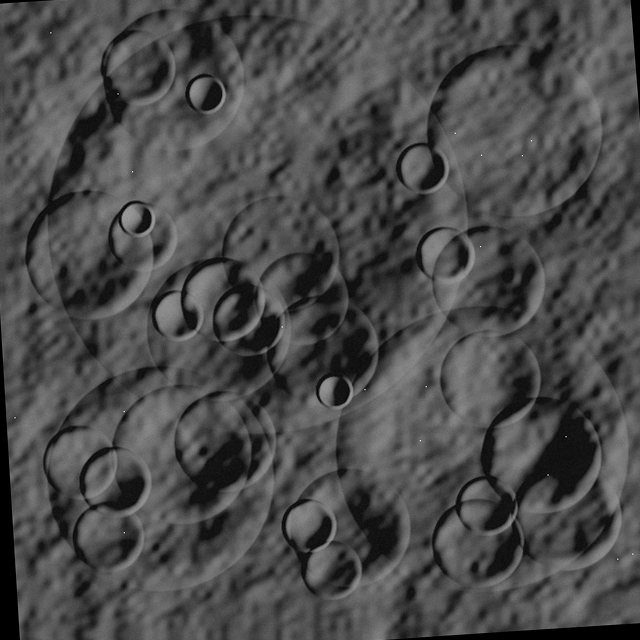
#> input picture assets/registered_moving_image.png, 640 x 640 px
$ python -i preprocessing.py   (imports and definitions only)
#> lines starting #> are read from the running program, lines starting #| are printed output that depends on the picture
#> further down, picture is the input picture: shape (640, 640, 3); min 0, max 251, mean 75
"""
MODULE 2: Preprocessing & Contrast Normalization (OpenCV)
Implements CLAHE (Contrast Limited Adaptive Histogram Equalization) for crater shadow enhancement
and Gaussian/Bilateral denoising for sensor and cosmic ray noise suppression.
"""

from typing import Tuple, Union, Optional
import numpy as np
import cv2
from .io import LunarImageData


def preprocess_lunar_image(
    image_input: Union[LunarImageData, np.ndarray],
    clip_limit: float = 3.0,
    tile_grid_size: Tuple[int, int] = (8, 8),
    gaussian_ksize: int = 3,
    gaussian_sigma: float = 0.8,
    use_bilateral: bool = False,
    percentile_stretch: bool = True
) -> Tuple[np.ndarray, np.ndarray]:
    """
    Applies adaptive contrast normalization and edge-preserving denoising
    optimized for lunar topography, deep crater shadows, and bright rim highlights.

    Parameters:
        image_input: LunarImageData instance or 2D/3D NumPy array (uint8 or float32).
        clip_limit: Threshold for contrast limiting in CLAHE (default: 3.0).
        tile_grid_size: Grid size for local histogram equalization (default: (8, 8)).
        gaussian_ksize: Kernel size for Gaussian blur (must be odd, default: 3).
        gaussian_sigma: Standard deviation for Gaussian kernel (default: 0.8).
        use_bilateral: If True, applies Bilateral Filter instead of Gaussian to preserve sharp crater edges.
        percentile_stretch: If True, performs 1%-99% dynamic range expansion prior to CLAHE.

    Returns:
        (preprocessed_uint8, preprocessed_float32):
            - preprocessed_uint8: uint8 array [0, 255] ready for OpenCV feature detectors.
            - preprocessed_float32: float32 array [0.0, 1.0] for radiometric metrics.
    """
#> called with clip_limit = 3, tile_grid_size = (8, 8), gaussian_ksize = 3, gaussian_sigma = 0.8, use_bilateral = False, percentile_stretch = True
    # Extract 2D single-channel uint8 array
    if isinstance(image_input, LunarImageData):
        gray_u8 = image_input.to_grayscale_uint8()
    elif isinstance(image_input, np.ndarray):
        if image_input.ndim == 3 and image_input.shape[2] in [3, 4]:
            gray_u8 = cv2.cvtColor(image_input[:, :, :3], cv2.COLOR_RGB2GRAY)
        elif image_input.ndim == 2:
            if image_input.dtype == np.uint8:
                gray_u8 = image_input.copy()
            elif np.issubdtype(image_input.dtype, np.floating):
                scaled = np.clip(image_input, 0.0, 1.0) * 255.0
                gray_u8 = scaled.astype(np.uint8)
            else:
                norm = (image_input - image_input.min()) / max(float(image_input.max() - image_input.min()), 1e-6)
                gray_u8 = (norm * 255.0).astype(np.uint8)
        else:
            raise ValueError(f"Invalid array shape for preprocessing: {image_input.shape}")
    else:
        raise TypeError(f"Unsupported input type: {type(image_input)}")

    # Step 1: Dynamic Range Percentile Stretch (1% to 99%)
    if percentile_stretch:
        p1, p99 = np.percentile(gray_u8, (1.0, 99.0))
#> p1 = 0; p99 = 129
        if p99 > p1:
            stretched = np.clip((gray_u8.astype(np.float32) - p1) * 255.0 / (p99 - p1), 0, 255)
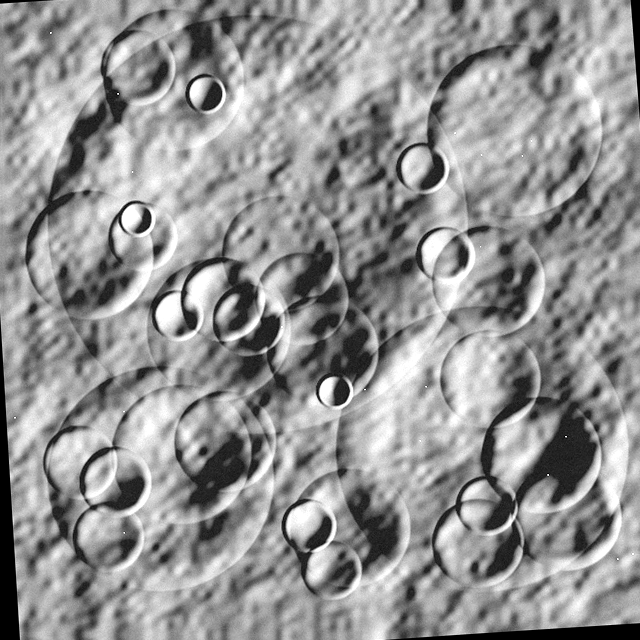
#> stretched: shape (640, 640) float32; min 0, max 255, mean 148.1
            gray_u8 = stretched.astype(np.uint8)

    # Step 2: CLAHE (Contrast Limited Adaptive Histogram Equalization)
    clahe = cv2.createCLAHE(clipLimit=float(clip_limit), tileGridSize=tile_grid_size)
    clahe_enhanced = clahe.apply(gray_u8)
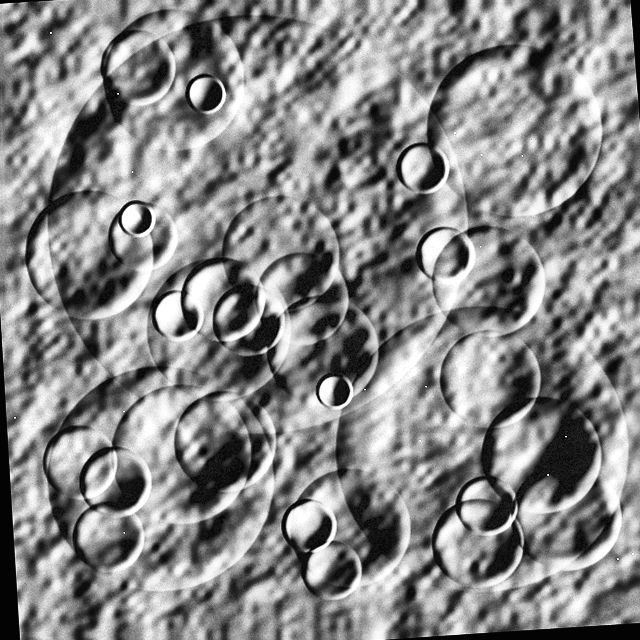
#> clahe_enhanced: shape (640, 640); min 0, max 255, mean 134.9

    # Step 3: Denoising (Gaussian Filter or Bilateral Filter)
    if use_bilateral:
        # Preserves crisp crater rims while smoothing low-texture regolith
        denoised = cv2.bilateralFilter(clahe_enhanced, d=5, sigmaColor=50, sigmaSpace=50)
    else:
        # Mild Gaussian blur (3x3) to remove cosmic ray hits & sensor noise
        ksize = gaussian_ksize if (gaussian_ksize % 2 == 1 and gaussian_ksize > 0) else 3
        denoised = cv2.GaussianBlur(clahe_enhanced, (ksize, ksize), sigmaX=gaussian_sigma, sigmaY=gaussian_sigma)

    preprocessed_uint8 = denoised
    preprocessed_float32 = (denoised.astype(np.float32) / 255.0)

    return preprocessed_uint8, preprocessed_float32

>>> import cv2
>>> picture = cv2.cvtColor(cv2.imread('../assets/registered_moving_image.png'), cv2.COLOR_BGR2RGB)
>>> result = preprocess_lunar_image(picture)

$ run again, on assets/checkerboard_overlay.png
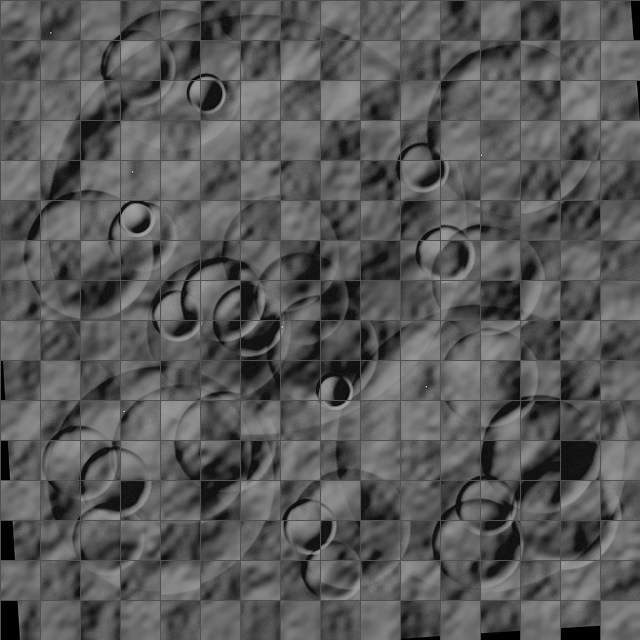
#> input picture assets/checkerboard_overlay.png, 640 x 640 px
#> picture is the input picture: shape (640, 640, 3); min 0, max 232, mean 88.4
#> p1 = 15; p99 = 142
#> in preprocess_lunar_image, `stretched = np.clip((gray_u8.astype(np.float32) - p1) * 255.0 / (p99 -..`:
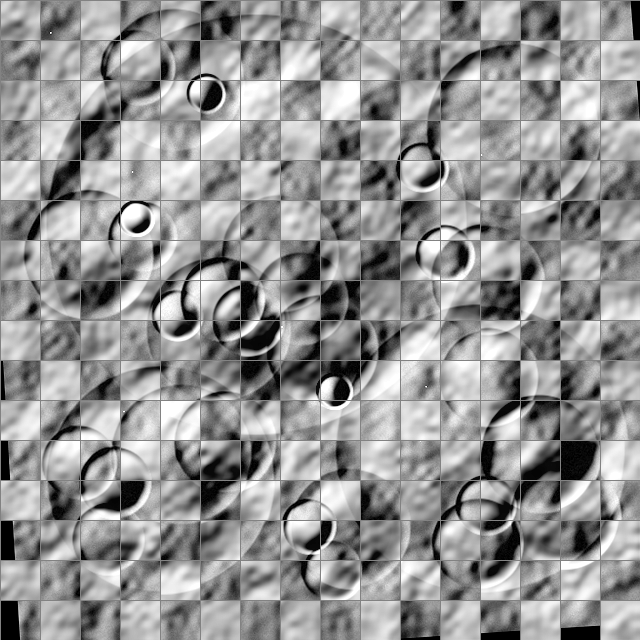
#> stretched: shape (640, 640) float32; min 0, max 255, mean 147.5
#> in preprocess_lunar_image, `clahe_enhanced = clahe.apply(gray_u8)`:
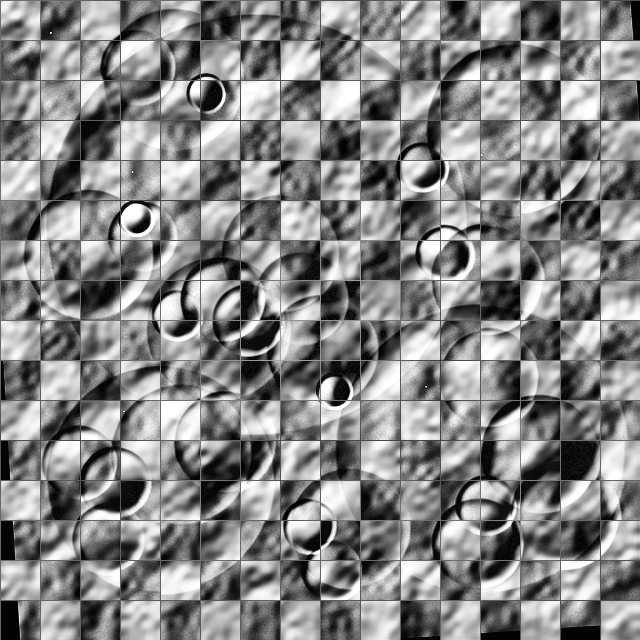
#> clahe_enhanced: shape (640, 640); min 1, max 255, mean 133.5

$ run again, on assets/difference_heatmap.png
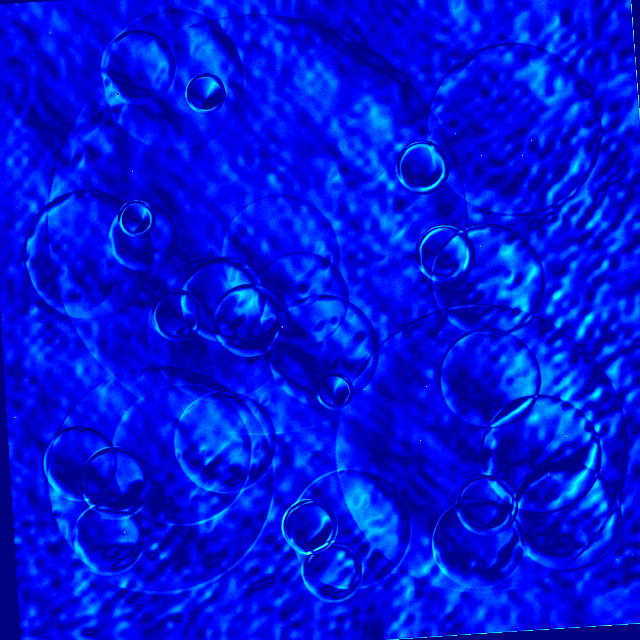
#> input picture assets/difference_heatmap.png, 640 x 640 px
#> in preprocess_lunar_image, `gray_u8 = cv2.cvtColor(image_input[:, :, :3], cv2.COLOR_RGB2GRAY)`:
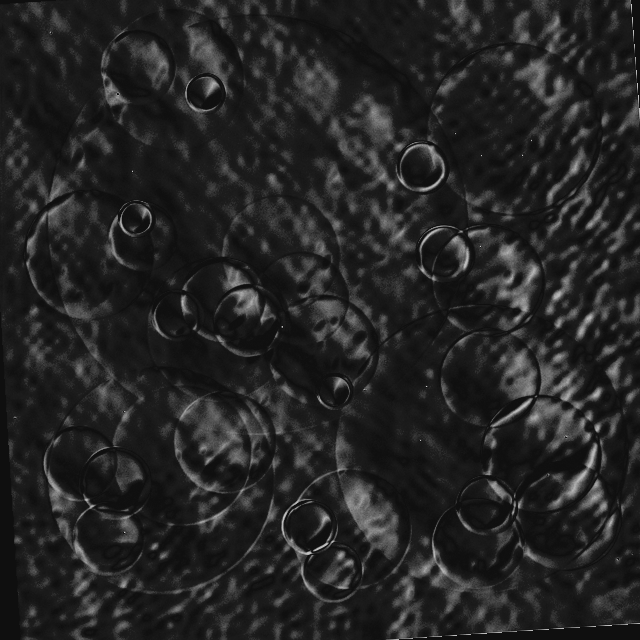
#> gray_u8: shape (640, 640); min 15, max 206, mean 36.4
#> p1 = 15; p99 = 128
#> in preprocess_lunar_image, `clahe_enhanced = clahe.apply(gray_u8)`:
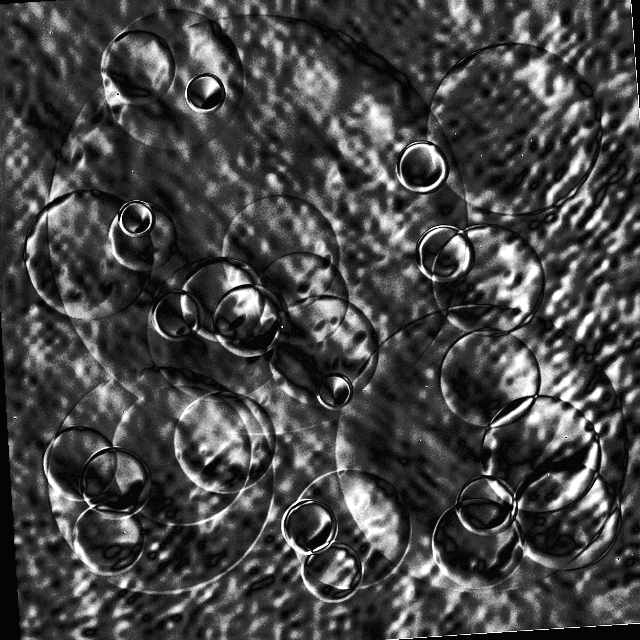
#> clahe_enhanced: shape (640, 640); min 1, max 255, mean 70

$ run again, on assets/grid_uniformity_map.png
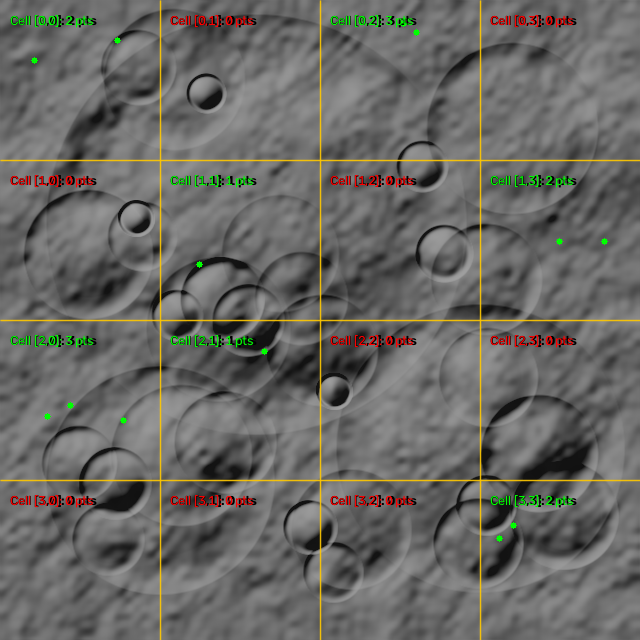
#> input picture assets/grid_uniformity_map.png, 640 x 640 px
#> in preprocess_lunar_image, `gray_u8 = cv2.cvtColor(image_input[:, :, :3], cv2.COLOR_RGB2GRAY)`:
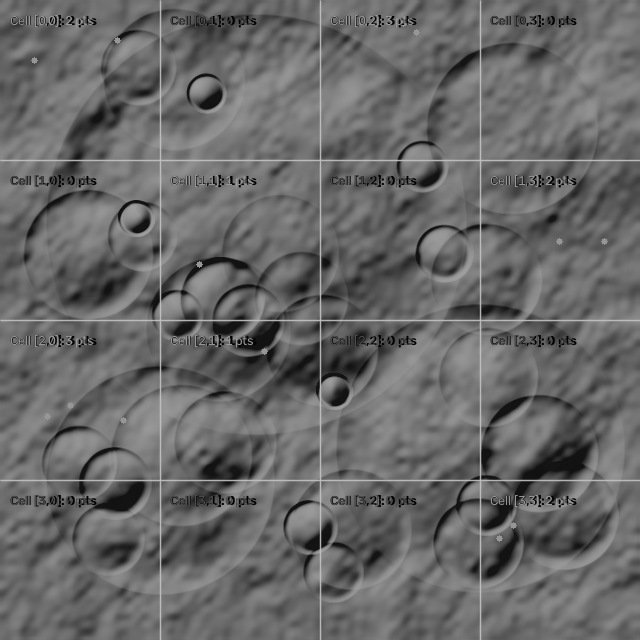
#> gray_u8: shape (640, 640); min 0, max 193, mean 103.8
#> p1 = 18; p99 = 155
#> in preprocess_lunar_image, `clahe_enhanced = clahe.apply(gray_u8)`:
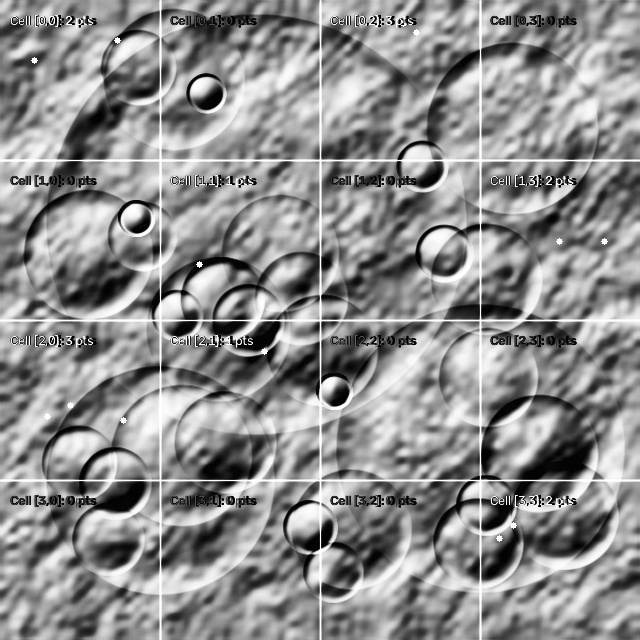
#> clahe_enhanced: shape (640, 640); min 0, max 255, mean 142
